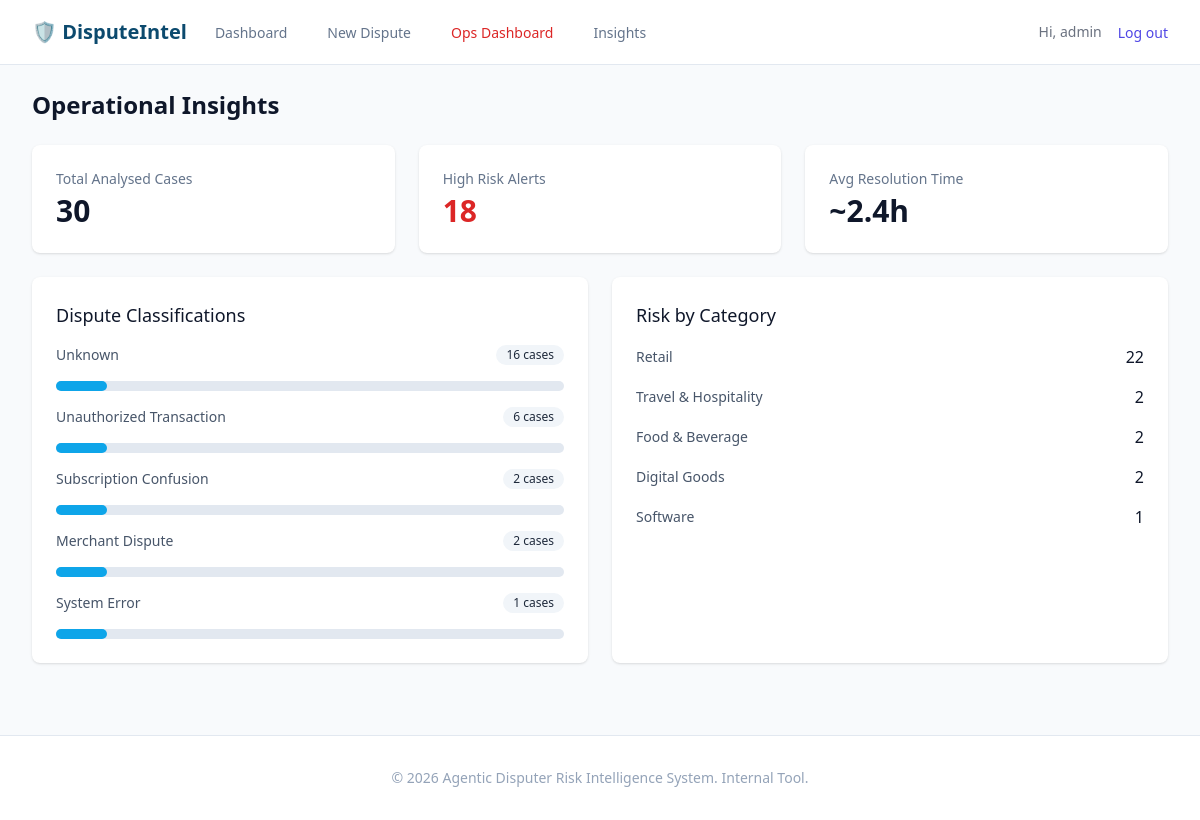
/insights/ (signed in), run on the app's committed database.
### disputes/models.py (models this page shows, shortened)
class DisputeCase(models.Model):
    STATUS_CHOICES = [
        ('NEW', 'New'),
        ('ANALYZED', 'Analyzed'),
        ('RESOLVED', 'Resolved'),
        ('CLOSED', 'Closed'),
    ]
    PRIORITY_CHOICES = [
        ('LOW', 'Low'),
        ('MEDIUM', 'Medium'),
        ('HIGH', 'High'),
        ('CRITICAL', 'Critical'),
    ]
    description = models.TextField(help_text="The dispute description text")
    amount = models.DecimalField(max_digits=10, decimal_places=2, help_text="Transaction amount")
    merchant_category = models.CharField(max_length=100, help_text="e.g., Software, Retail, Travel")
    status = models.CharField(max_length=20, choices=STATUS_CHOICES, default='NEW')
    priority = models.CharField(max_length=20, choices=PRIORITY_CHOICES, default='MEDIUM')
    customer = models.ForeignKey(User, on_delete=models.CASCADE, related_name='disputes', null=True, blank=True)
    assigned_ops = models.ForeignKey(User, on_delete=models.SET_NULL, related_name='assigned_cases', null=True, blank=True)
    created_at = models.DateTimeField(auto_now_add=True)

### disputes/views.py (the view)
# urls.py: path('insights/', views.insights_dashboard, name='insights_dashboard'),
def insights_dashboard(request):
    if not is_ops_user(request.user):
         return redirect('customer_dashboard')
    total_cases = DisputeCase.objects.count()
    high_risk = RiskAnalysis.objects.filter(risk_score='High').count()
    categories = DisputeCase.objects.values('merchant_category').annotate(total=Count('id')).order_by('-total')[:5]
    classifications = RiskAnalysis.objects.values('classification').annotate(total=Count('id')).order_by('-total')[:5]
    context = {
        'total_cases': total_cases,
        'high_risk_count': high_risk,
        'categories': categories,
        'classifications': classifications
    }
    return render(request, 'disputes/insights.html', context)

### disputes/views.py (called while the page is built)
def is_ops_user(user):
    return user.is_staff or user.groups.filter(name='Risk Ops').exists()

### templates/disputes/insights.html
{% extends 'base.html' %}
{% block content %}
<div class="space-y-6">
    <h1 class="text-2xl font-bold text-slate-900">Operational Insights</h1>
    <div class="grid grid-cols-1 md:grid-cols-3 gap-6">
        <div class="bg-white overflow-hidden shadow rounded-lg">
            <div class="px-4 py-5 sm:p-6">
                <dt class="text-sm font-medium text-slate-500 truncate">Total Analysed Cases</dt>
                <dd class="mt-1 text-3xl font-semibold text-slate-900">{{ total_cases }}</dd>
            </div>
        </div>
        <div class="bg-white overflow-hidden shadow rounded-lg">
            <div class="px-4 py-5 sm:p-6">
                <dt class="text-sm font-medium text-slate-500 truncate">High Risk Alerts</dt>
                <dd class="mt-1 text-3xl font-semibold text-red-600">{{ high_risk_count }}</dd>
            </div>
        </div>
        <div class="bg-white overflow-hidden shadow rounded-lg">
            <div class="px-4 py-5 sm:p-6">
                <dt class="text-sm font-medium text-slate-500 truncate">Avg Resolution Time</dt>
                <dd class="mt-1 text-3xl font-semibold text-slate-900">~2.4h</dd>
            </div>
        </div>
    </div>
    <div class="grid grid-cols-1 md:grid-cols-2 gap-6">
        <div class="bg-white shadow rounded-lg p-6">
            <h3 class="text-lg font-medium text-slate-900 mb-4">Dispute Classifications</h3>
            <div class="space-y-4">
                {% for item in classifications %}
                <div class="flex items-center justify-between">
                    <span class="text-sm text-slate-600">{{ item.classification }}</span>
                    <span
                        class="inline-flex items-center px-2.5 py-0.5 rounded-full text-xs font-medium bg-slate-100 text-slate-800">
                        {{ item.total }} cases
                    </span>
                </div>
                <div class="w-full bg-slate-200 rounded-full h-2.5">
                    <div class="bg-fintech-500 h-2.5 rounded-full" style="width: 10%"></div>
                </div>
                {% empty %}
                <p class="text-slate-500 text-sm">No data available.</p>
                {% endfor %}
            </div>
        </div>
        <div class="bg-white shadow rounded-lg p-6">
            <h3 class="text-lg font-medium text-slate-900 mb-4">Risk by Category</h3>
            <div class="space-y-4">
                {% for item in categories %}
                <div class="flex items-center justify-between">
                    <span class="text-sm text-slate-600">{{ item.merchant_category }}</span>
                    <span class="font-medium text-slate-900">{{ item.total }}</span>
                </div>
                {% empty %}
                <p class="text-slate-500 text-sm">No data available.</p>
                {% endfor %}
            </div>
        </div>
    </div>
</div>
{% endblock %}

### templates/base.html (shortened to what this page needs)
<!DOCTYPE html>
<html lang="en">
<head>
    <script src="https://cdn.tailwindcss.com"></script>
</head>
<body class="bg-slate-50 text-slate-900 font-sans antialiased">
    <nav class="bg-white border-b border-slate-200 sticky top-0 z-50">
        <div class="max-w-7xl mx-auto px-4 sm:px-6 lg:px-8">
            <div class="flex justify-between h-16">
                <div class="flex">
                    <div class="flex-shrink-0 flex items-center">
                        <a href="{% url 'landing' %}" class="text-xl font-bold text-fintech-900">🛡️ DisputeIntel</a>
                    </div>
                    <div class="hidden sm:ml-6 sm:flex sm:space-x-8">
                        {% if user.is_authenticated %}
                        <a href="{% url 'customer_dashboard' %}"
                            class="border-transparent text-slate-500 hover:border-fintech-500 hover:text-fintech-900 inline-flex items-center px-1 pt-1 border-b-2 text-sm font-medium">
                            Dashboard
                        </a>
                        <a href="{% url 'analyze_dispute' %}"
                            class="border-transparent text-slate-500 hover:border-fintech-500 hover:text-fintech-900 inline-flex items-center px-1 pt-1 border-b-2 text-sm font-medium">
                            New Dispute
                        </a>
                        {% if user.is_staff %}
                        <a href="{% url 'ops_dashboard' %}"
                            class="border-transparent text-red-600 hover:border-red-500 hover:text-red-900 inline-flex items-center px-1 pt-1 border-b-2 text-sm font-medium">
                            Ops Dashboard
                        </a>
                        <a href="{% url 'insights_dashboard' %}"
                            class="border-transparent text-slate-500 hover:border-fintech-500 hover:text-fintech-900 inline-flex items-center px-1 pt-1 border-b-2 text-sm font-medium">
                            Insights
                        </a>
                        {% endif %}
                        {% endif %}
                    </div>
                </div>
                <div class="flex items-center">
                    {% if user.is_authenticated %}
                    <span class="text-sm text-gray-500 mr-4">Hi, {{ user.username }}</span>
                    <form action="{% url 'logout' %}" method="post">
                        <button type="submit" class="text-sm font-medium text-indigo-600 hover:text-indigo-500">Log
                            out</button>
                    </form>
                    {% else %}
                    <a href="{% url 'login' %}"
                        class="text-sm font-medium text-indigo-600 hover:text-indigo-500 mr-4">Log in</a>
                    <a href="{% url 'register' %}"
                        class="rounded-md bg-indigo-600 px-3 py-2 text-sm font-semibold text-white shadow-sm hover:bg-indigo-500">Sign
                        up</a>
                    {% endif %}
                </div>
            </div>
        </div>
    </nav>
    <main class="max-w-7xl mx-auto py-6 sm:px-6 lg:px-8">
        {% block content %}{% endblock %}
    </main>
    <footer class="bg-white border-t border-slate-200 mt-12 py-8">
        <div class="max-w-7xl mx-auto px-4 text-center text-slate-400 text-sm">
            &copy; 2026 Agentic Disputer Risk Intelligence System. Internal Tool.
        </div>
    </footer>
</body>
</html>

### data on the page
DisputeCase: merchant_category "Retail", total "22"
DisputeCase: merchant_category "Digital Goods", total "2"

### other printed values
{{ user.username }} "admin"
{{ total_cases }} "30"
{{ high_risk_count }} "18"
{{ item.classification }} "Unknown" "Unauthorized Transaction" "Subscription Confusion" "Merchant Dispute" "System Error"
{{ item.total }} "16" "6" "2" "2" "1"
{{ item.merchant_category }} "Travel & Hospitality" "Food & Beverage" "Software"
{{ item.total }} "2" "2" "1"
